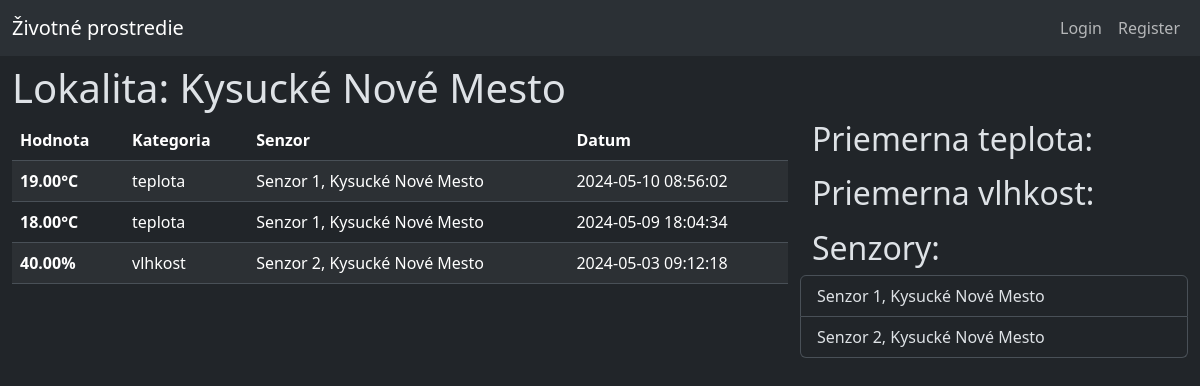
The app's page /lokalita_info.php?lokalita=Kysucké Nové Mesto with its own data.
### tables this page shows
CREATE TABLE `data` (
  `id` int(16) NOT NULL,
  `kategoria_id` int(5) NOT NULL,
  `hodnota` decimal(5,2) NOT NULL,
  `senzor_id` int(5) NOT NULL,
  `datum` datetime NOT NULL DEFAULT current_timestamp()
);

CREATE TABLE `kategoria` (
  `id` int(5) NOT NULL,
  `nazov` varchar(32) NOT NULL
);

CREATE TABLE `senzor` (
  `id` int(5) NOT NULL,
  `lokacia` varchar(64) NOT NULL,
  `posledny_update` datetime NOT NULL DEFAULT current_timestamp(),
  `vybavenie` varchar(32) NOT NULL
);

### functions.php (called while the page is built)
<?php
function jednotka($kategoria) {
    if($kategoria == "vlhkost")
    {
        return "%";
    }
    elseif($kategoria == "teplota")
    {
        return "°C";
    }
    else
    {
        return "";
    }
}

### lokalita_info.php (the view, shortened to what this page needs)
<?php
    include("./connect.php");
    include("./functions.php")
?>
<!DOCTYPE html>
<html data-bs-theme="dark">
<head>
    <link href="https://cdn.jsdelivr.net/npm/bootstrap@5.3.3/dist/css/bootstrap.min.css" rel="stylesheet">
</head>
<body>
    <header><?php include_once("./header.php")?></header>
    <div class="container-xxl column-gap-3">
        <div class="row mt-2">
            <h1>Lokalita: <?php echo $_GET["lokalita"]; ?></h1>
            <div class="col-8">
                <table class="table table-striped">
                    <thead>
                        <tr>
                            <th scope="col">Hodnota</th>
                            <th scope="col">Kategoria</th>
                            <th scope="col">Senzor</th>
                            <th scope="col">Datum</th>
                        </tr>
                    </thead>
                    <tbody>
                        <?php
                            $query = "
                            SELECT data.id, kategoria.nazov AS kategoria_nazov, data.hodnota, senzor.lokacia AS senzor_lokacia,senzor.vybavenie AS senzor_vybavenie, data.datum, data.senzor_id
                            FROM data
                            JOIN kategoria ON data.kategoria_id = kategoria.id
                            JOIN senzor ON data.senzor_id = senzor.id
                            WHERE senzor.lokacia = \"".$_GET["lokalita"]."\"
                            ORDER BY datum DESC;
                            ";
                            $result = mysqli_query($conn, $query);
                            if (mysqli_num_rows($result) > 0)
                            {
                                while($row = mysqli_fetch_assoc($result))
                                {
                                    echo "<tr><th scope=\"row\">".$row["hodnota"]."".jednotka($row["kategoria_nazov"])."</th>
                                        <td>".$row["kategoria_nazov"]."</td>
                                        <td>Senzor ".$row["senzor_id"].", ".$row["senzor_lokacia"]."</td>
                                        <td>".$row["datum"]."</td></tr>";
                                }
                            }
                        ?>
                    </tbody>
                </table>
            </div>
            <div class="col-4">
                <div class="row mb-2">
                    <h2>Priemerna teplota:</h2>
                </div>
                <div class="row mb-2">
                    <h2>Priemerna vlhkost:</h2>
                </div>
                <div class="row mb-2">
                    <h2>Senzory:</h2>
                    <div class="list-group">
                        <?php
                            $query = "
                            SELECT *
                            FROM senzor
                            WHERE lokacia = \"".$_GET["lokalita"]."\"
                            ";
                            $result = mysqli_query($conn, $query);
                            if (mysqli_num_rows($result) > 0)
                            {
                                while($row = mysqli_fetch_assoc($result))
                                {
                                    echo "<a href=\"#\" class=\"list-group-item list-group-item-action\">Senzor ".$row["id"].", ".$row["lokacia"]."</a>";
                                }
                            }
                        ?>
                    </div>
                </div>
            </div>
        </div>
    </div>
</body>
</html>

### records on screen
data: hodnota "19.00", kategoria.nazov "°C", kategoria.nazov "teplota", senzor "1", senzor.lokacia "Kysucké Nové Mesto", datum "2024-05-10 08:56:02"
data: hodnota "18.00", kategoria.nazov "°C", kategoria.nazov "teplota", senzor "1", senzor.lokacia "Kysucké Nové Mesto", datum "2024-05-09 18:04:34"
data: hodnota "40.00", kategoria.nazov "%", kategoria.nazov "vlhkost", senzor "2", senzor.lokacia "Kysucké Nové Mesto", datum "2024-05-03 09:12:18"
senzor: id "1", lokacia "Kysucké Nové Mesto"
senzor: id "2", lokacia "Kysucké Nové Mesto"

### other values on screen
$_GET["lokalita"] "Kysucké Nové Mesto"
